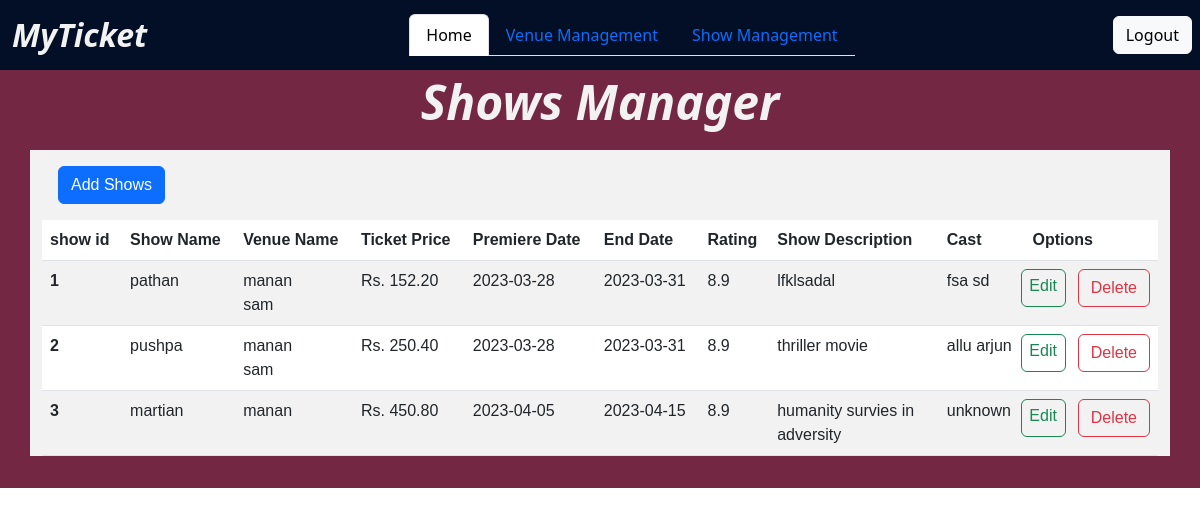
/admin/show_mgmt (signed in), run on an earlier commit of the app's database.
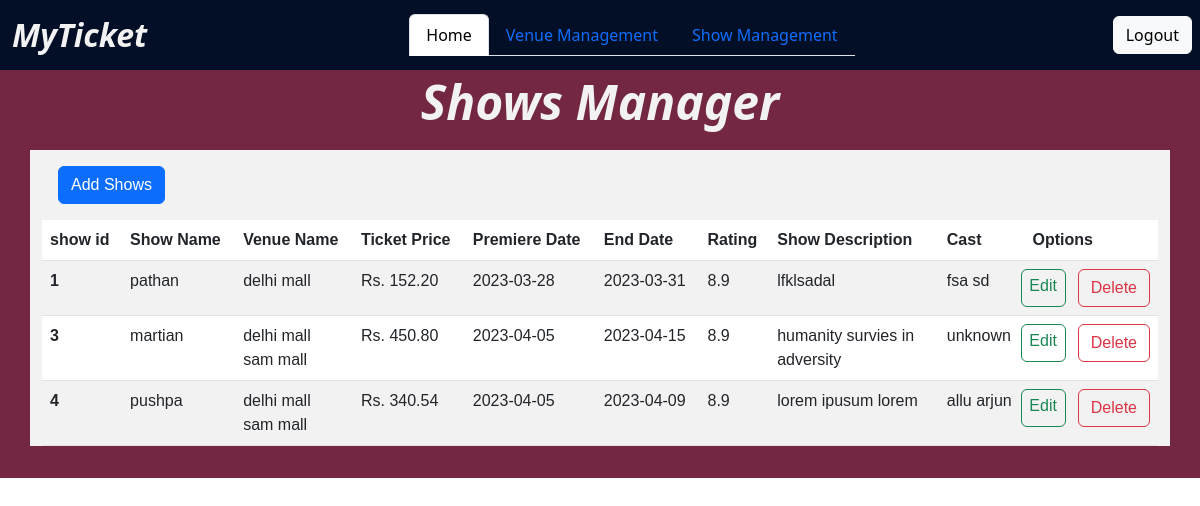
And on a later commit of the database.
### app/models/models.py (models this page shows, shortened)
class Shows(db.Model):
    __tablename__ = "shows"
    __searchable__ = ['show_name', 'rating', 'tags', 'cast']
    show_id = db.Column(db.Integer, primary_key=True, autoincrement=True)
    show_name = db.Column(db.String, nullable=False, unique=True)
    ticket_price = db.Column(db.Numeric(precision=3, scale=2), nullable=False)
    premiere_date = db.Column(DATE(storage_format="%(day)02d/%(month)02d/%(year)04d",
                                   regexp=re.compile("(?P<day>\d+)/(?P<month>\d+)/(?P<year>\d+)")))
    end_date = db.Column(DATE(storage_format="%(day)02d/%(month)02d/%(year)04d",
                              regexp=re.compile("(?P<day>\d+)/(?P<month>\d+)/(?P<year>\d+)")))
    rating = db.Column(db.Numeric(precision=2, scale=1))
    tags = db.Column(db.String)
    show_description = db.Column(db.String)
    cast = db.Column(db.String)
    poster_filename = db.Column(db.String(255), nullable=False)

class Venues(db.Model):
    __tablename__ = "venues"
    __searchable__ = ['venue_name', 'street', 'city', 'state', 'venue_tags']
    venue_id = db.Column(db.Integer, primary_key=True, autoincrement=True)
    venue_name = db.Column(db.String(150), unique=True, nullable=False)
    capacity = db.Column(db.Integer, nullable=False)
    street = db.Column(db.String(150), nullable=False)
    city = db.Column(db.String(150), nullable=False)
    state = db.Column(db.String(150), nullable=False)
    venue_tags = db.Column(db.String(150))

### app/controllers/admin/admin_controllers.py (the view)
@admin_controls.route("/show_mgmt", methods=['GET', 'POST'])
@admin_required
@login_required
def show_mgmt():
    shows = Shows.query.all()
    venues = {}
    for show in shows:
        venue_shows = ShowsInVenues.query.filter_by(show_id=show.show_id).all()
        venues[show.show_id] = []
        for venue_show in venue_shows:
            venue = Venues.query.filter_by(venue_id=venue_show.venue_id).first()
            venues[show.show_id].append(venue.venue_name)
    return render_template("admin/shows/showmgmt.html.jinja2", shows=shows, venues=venues)

### app/controllers/auth.py (called while the page is built)
def admin_required(f):
    @wraps(f)
    def decorated(*args, **kwargs):
        is_admin = False
        if current_user.is_authenticated:
            is_admin = current_user.isadmin
        if not is_admin:
            return "<h1>Routes doesn't exits</h1>", 400
        elif is_admin:
            return f(*args, **kwargs)
    return decorated

@login_manager.user_loader
def load_user(user_id):
    return User.query.get(int(user_id))

### app/templates/admin/shows/showmgmt.html.jinja2 (shortened to what this page needs)
<!DOCTYPE html>
<html lang="en">
  <head>
    <link rel="stylesheet" href="../../static/styles/show_mgmt.style.css">
  </head>
  <body>
    {% include 'admin/base.html.jinja2' %}
    <div class="container-fluid show--container">
      <h4 class="shows__heading">Shows Manager</h4>
      <div class="show__list container mt-5" style="margin: 0 auto">
        <a href="add_show" class="btn btn-primary m-3">Add Shows</a>
        <table class="table table-striped">
          <thead>
            <tr>
              <th scope="col">{{ "show id" }}</th>
              <th scope="col">{{ "Show Name" }}</th>
              <th scope="col">{{ "Venue Name" }}</th>
              <th scope="col">{{ "Ticket Price  " }}</th>
              <th scope="col">{{ "Premiere Date" }}</th>
              <th scope="col">{{ "End Date" }}</th>
              <th scope="col">{{ "Rating" }}</th>
              <th scope="col" >{{ "Show Description" }}</th>
              <th scope="col">{{ "Cast" }}</th>
              <th scope="col">Options</th>
            </tr>
          </thead>
          <tbody>
            {% for show in shows %}
            <tr>
              <th scope="row">{{ show.show_id }}</th>
              <td>{{ show.show_name }}</td>
              <td style="max-width: 10rem;">
                {% for venue in venues[show.show_id] %}
                {{venue}} <br />
                {% endfor %}
              </td>
              <td>Rs. {{ show.ticket_price }}</td>
              <td>{{ show.premiere_date }}</td>
              <td>{{ show.end_date }}</td>
              <td>{{ show.rating }}</td>
              <td style=" margin: 1rem; max-width: 10rem;">{{ show.show_description }}</td>
              <td style="max-width: 10rem;">{{show.cast}}</td>
              <td class="text-align-center">
                <span class="row">
                  <a
                    href="edit_show/{{ show.show_id }}"
                    class=" col btn btn-outline-success p-1"
                    >Edit</a
                  >
                  <form action="{{ url_for('admin_controllers.delete_show', show_id=show.show_id) }}" method="POST" class="col">
                    <button type="submit" class="btn btn-outline-danger">
                      Delete
                    </button>
                  </form>
                </span>
              </td>
            </tr>
            {% endfor %}
          </tbody>
        </table>
      </div>
    </div>
  </body>
</html>

### app/templates/admin/base.html.jinja2 (shortened to what this page needs)
<!DOCTYPE html>
<html lang="en">
  <head>
    <link
      href="https://cdn.jsdelivr.net/npm/bootstrap@5.3.0-alpha1/dist/css/bootstrap.min.css"
      rel="stylesheet"
    />
    <link
      rel="stylesheet"
      href="https://cdn.jsdelivr.net/npm/bootstrap-icons@1.10.3/font/bootstrap-icons.css"
    />
    <link rel="stylesheet" href="../static/styles/base.style.css" />
  </head>
  <body>
    <div class="nav--block">
      <nav class="navbar" style="background: rgba(3, 15, 38, 1)">
        <div>
          <a
            class="navbar-brand"
            style="color: rgba(242, 242, 242, 1); font-style: oblique"
            href="/"
          >
            MyTicket
          </a>
        </div>
        <ul class="nav nav-tabs">
          <li class="nav-item">
            <a class="nav-link active" aria-current="page" href="/admin">Home</a>
          </li>
          <li class="nav-item">
            <a class="nav-link" href="venue_mgmt">Venue Management</a>
          </li>
          <li class="nav-item">
            <a class="nav-link" href="show_mgmt">Show Management</a>
          </li>
        </ul>
        <div class="m-2">
          <a href="logout" class="btn btn-light">Logout</a>
        </div>
      </nav>
    </div>
  </body>
</html>

### app/static/styles/show_mgmt.style.css (style rules this page uses)
*, *::before, *::after { box-sizing: border-box; }
:root { font-family: 'PT Sans', sans-serif; --clr-primary-5: #f2f2f2; --clr-primary-4: #f25757; --clr-primary-3: #030f26; --clr-primary-2: #732743; --clr-primary-1: #d93250; --clr-sec-1: #FF3D3D; --w-light: 300; --w-heavy: 700; --w-regular: 500; }
body { margin: 0; font-family: 'PT Sans', sans-serif; }
.container-fluid { padding: 1rem; }
.show--container { background: var(--clr-primary-2); }
.shows__heading { color: var(--clr-primary-5); font-weight: var(--w-heavy); text-align: center; font-style: oblique; line-height: 0; margin: 1rem auto; font-size: 3rem; }
.show__list { background: var(--clr-primary-5); }

### app/static/styles/base.style.css (style rules this page uses)
*, *::before, *::after { box-sizing: border-box; }
:root { font-family: 'PT Sans', sans-serif; --clr-primary-5: #f2f2f2; --clr-primary-4: #f25757; --clr-primary-3: #030f26; --clr-primary-2: #732743; --clr-primary-1: #d93250; --clr-sec-1: #FF3D3D; --w-light: 300; --w-heavy: 700; --w-regular: 500; }
body { margin: 0; }
.container { font-family: 'PT Sans', sans-serif; }
.nav--block { padding: 0; }
.nav--block .navbar-brand { font-size: 2rem; font-weight: var(--w-heavy); padding: 0.5rem 0.75rem; margin: 0; }

What changed in the data, as far as the page shows it:
removed Shows: show_id "2", show_name "pushpa", ticket_price "250.40", premiere_date "2023-03-28", end_date "2023-03-31", rating "8.9", show_description "thriller movie", cast "allu arjun", Venues (venue_name "manan"), Venues (venue_name "sam")
changed Shows "pathan": loses Venues (venue_name "sam")
changed Venues: venue_name "manan" → "delhi mall"
changed Shows "martian": gains Venues (venue_name "sam mall")
added Shows: show_id "4", show_name "pushpa", ticket_price "340.54", premiere_date "2023-04-05", end_date "2023-04-09", rating "8.9", show_description "lorem ipusum lorem", cast "allu arjun", Venues (venue_name "delhi mall"), Venues (venue_name "sam mall")
